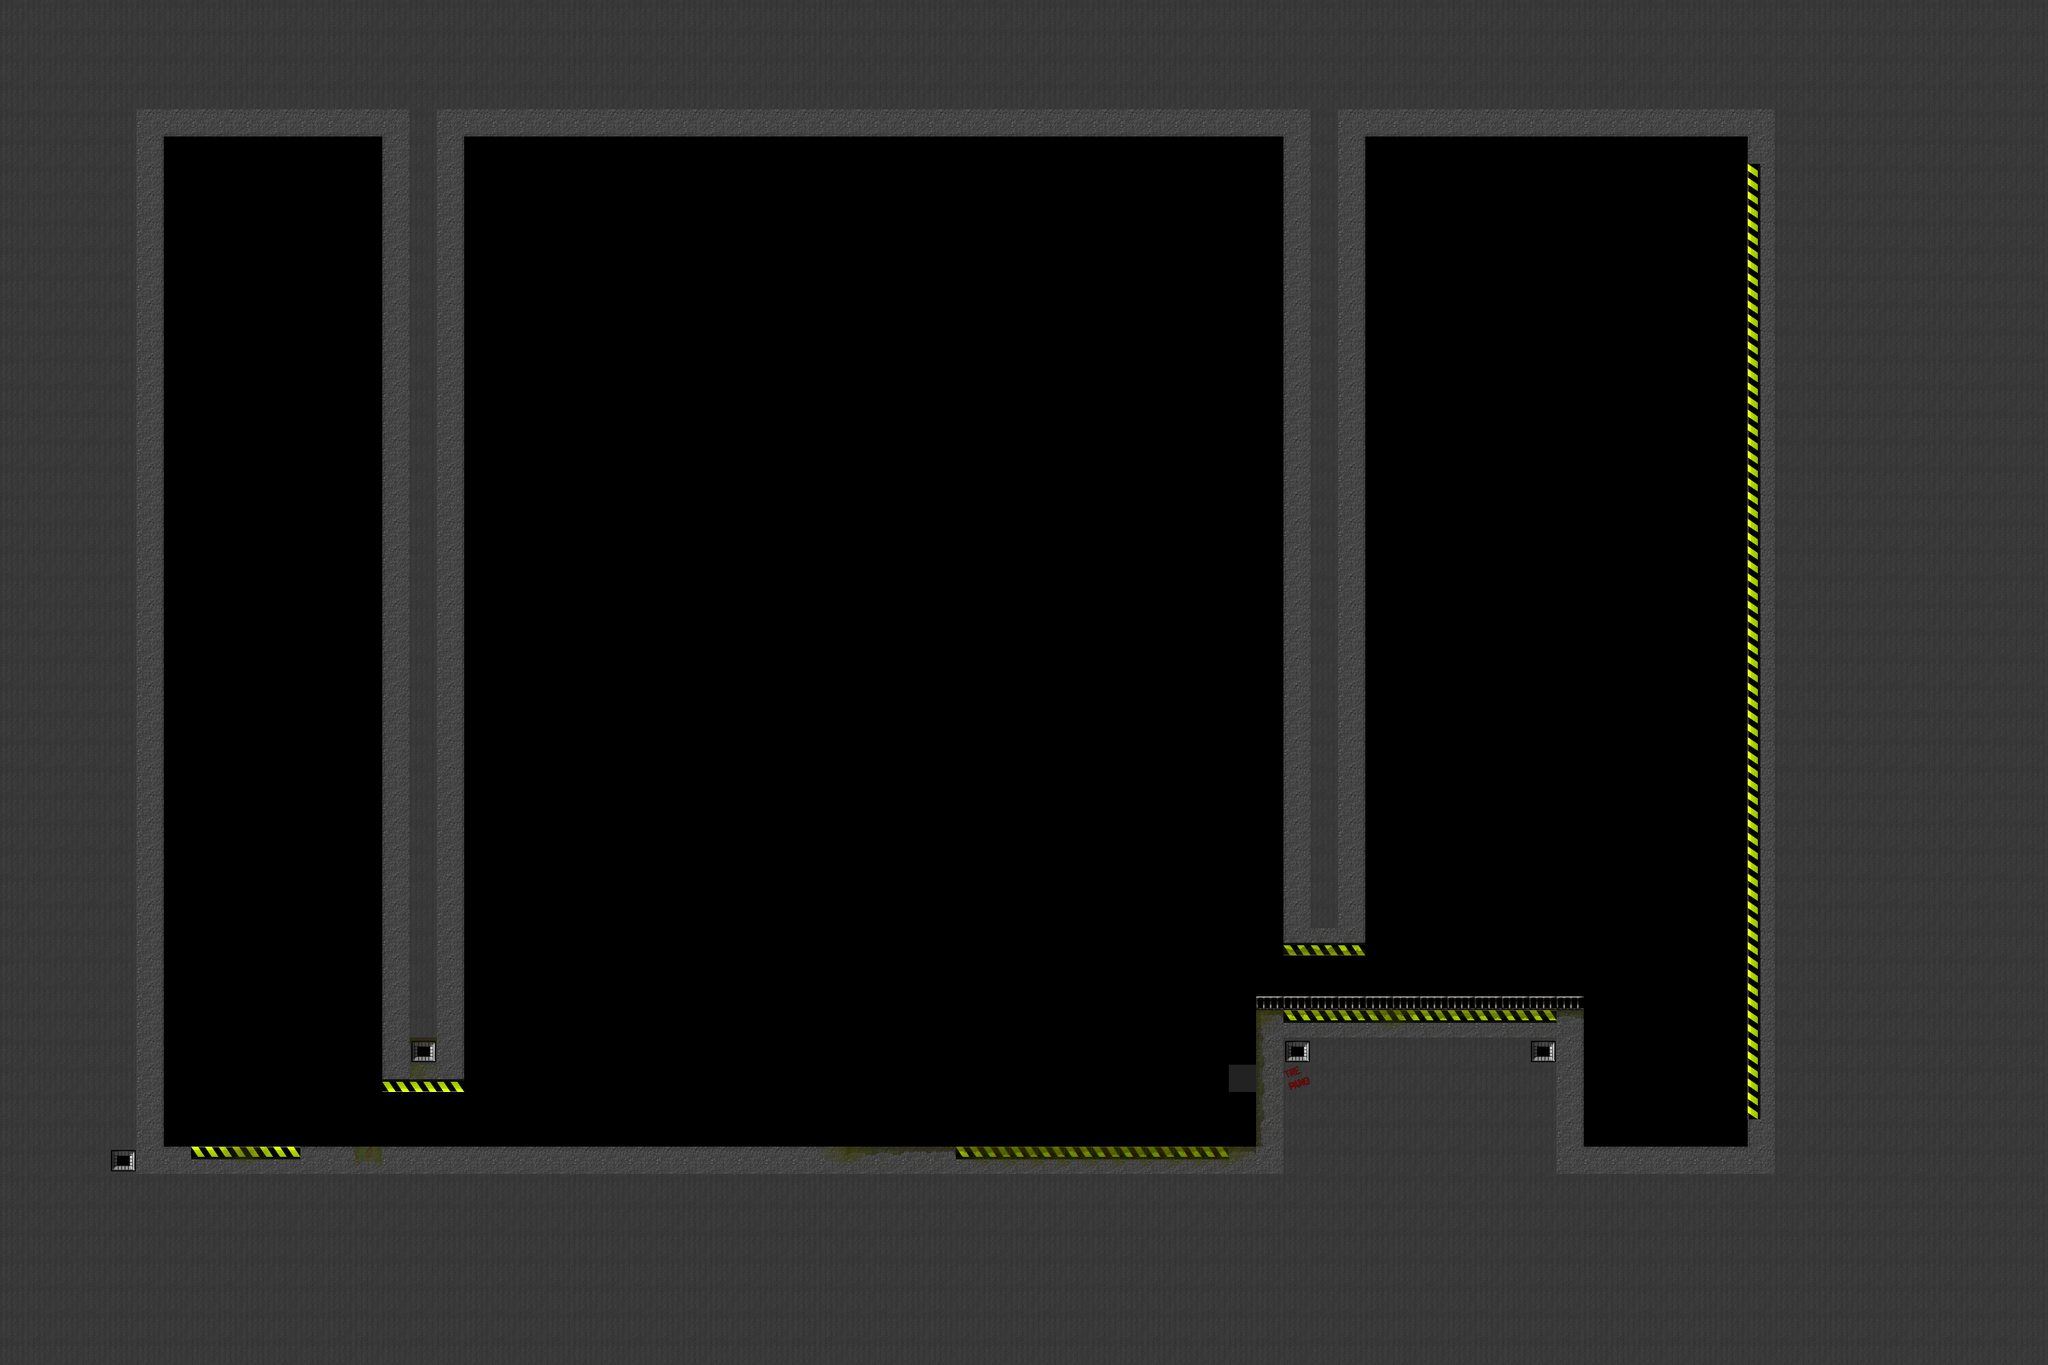

Rendered tile map (Tiled .tmx) drawn with the repository's tilesets; below, a short description and the map source with its tile grids summarised:
An orthogonal 75x50 tile map with 32x32 px tiles, 9 tile layers (block, paint, Copy of paint, Copy of Copy of paint, ...), 8 tilesets and 8 objects (2x flagDoor, player, boss, bossShield, flagCloseSwitch, ...).

<map version="1.0" orientation="orthogonal" width="75" height="50" tilewidth="32" tileheight="32">
 <tileset firstgid="1" name="FactoryTileSheet" tilewidth="32" tileheight="32">
  <image source="FactoryTileSheet.png" width="224" height="160" />
 </tileset>
 <tileset firstgid="36" name="genericBlock" tilewidth="32" tileheight="32">
  <image source="genericBlock.png" width="256" height="256" />
 </tileset>
 <tileset firstgid="100" name="texture" tilewidth="32" tileheight="32">
  <image source="sewerTexture.png" width="96" height="96" />
 </tileset>
 <tileset firstgid="109" name="factoryPaint" tilewidth="32" tileheight="32">
  <image source="factoryPaint.png" width="224" height="160" />
 </tileset>
 <tileset firstgid="144" name="decor" tilewidth="32" tileheight="32">
  <image source="factoryDecor.png" width="224" height="160" />
 </tileset>
 <tileset firstgid="179" name="sewerDecor" tilewidth="32" tileheight="32">
  <image source="sewerDecor.png" width="256" height="256" />
 </tileset>
 <tileset firstgid="243" name="sewerDecor" tilewidth="32" tileheight="32">
  <image source="sewerDecor.png" width="256" height="256" />
 </tileset>
 <tileset firstgid="307" name="sewerPaint" tilewidth="32" tileheight="32">
  <image source="sewerPaint.png" width="256" height="256" />
 </tileset>
 <layer name="block" width="75" height="50">
  <properties>
   <property name="solid" value="1" />
  </properties>
  <data>[3750 cells, 1860 non-empty, 10 distinct tile ids]</data>
 </layer>
 <layer name="paint" width="75" height="50">
  <data>[3750 cells, 1859 non-empty, 2 distinct tile ids]</data>
 </layer>
 <layer name="Copy of paint" width="75" height="50">
  <data>[3750 cells, 1859 non-empty, 2 distinct tile ids]</data>
 </layer>
 <layer name="Copy of Copy of paint" width="75" height="50">
  <data>[3750 cells, 1859 non-empty, 2 distinct tile ids]</data>
 </layer>
 <layer name="Copy of Copy of Copy of paint" width="75" height="50">
  <data>[3750 cells, 1859 non-empty, 2 distinct tile ids]</data>
 </layer>
 <layer name="texture" width="75" height="50">
  <data>[3750 cells, 1859 non-empty, 2 distinct tile ids]</data>
 </layer>
 <layer name="decor" width="75" height="50">
  <data>[3750 cells, 82 non-empty, 6 distinct tile ids]</data>
 </layer>
 <layer name="decor2" width="75" height="50">
  <data>[3750 cells, 31 non-empty, 5 distinct tile ids]</data>
 </layer>
 <layer name="decor3" width="75" height="50">
  <data>[3750 cells, 24 non-empty, 6 distinct tile ids]</data>
 </layer>
 <objectgroup name="obj" width="75" height="50">
  <object name="player" x="224" y="1248" width="33" height="28" />
  <object name="boss" x="1312" y="1184" width="160" height="160" />
  <object name="bossShield" x="1216" y="1216" width="32" height="128" />
  <object name="flagDoor" x="480" y="1248" width="32" height="32">
   <properties>
    <property name="color" value="yellow" />
   </properties>
  </object>
  <object name="flagDoor" x="1536" y="1088" width="32" height="32">
   <properties>
    <property name="color" value="blue" />
   </properties>
  </object>
  <object name="flagCloseSwitch" x="544" y="1216" width="32" height="128">
   <properties>
    <property name="color" value="yellow" />
   </properties>
  </object>
  <object name="endLevelFlag" x="1888" y="1216" width="128" height="128" />
  <object name="easterEgg" x="544" y="864" width="32" height="32" />
 </objectgroup>
</map>
